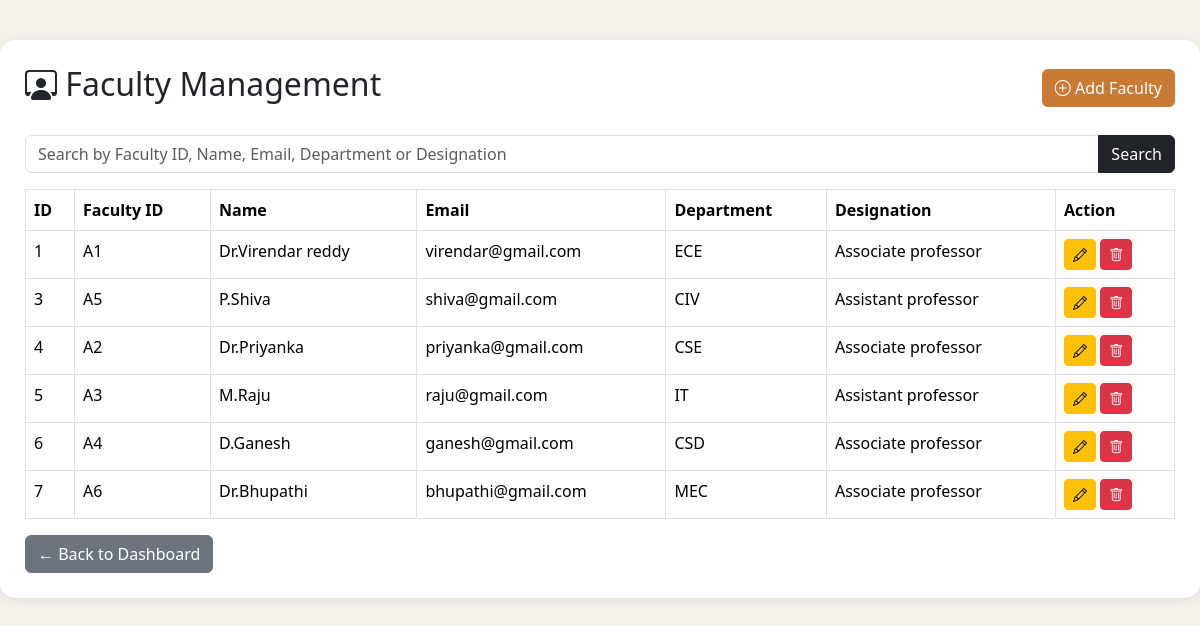
The page /faculty.php on the database its author committed.
### tables this page shows
CREATE TABLE `faculty` (
  `faculty_id` int NOT NULL AUTO_INCREMENT,
  `faculty_code` varchar(20) NOT NULL,
  `full_name` varchar(100) NOT NULL,
  `email` varchar(100) NOT NULL,
  `department` varchar(100) DEFAULT NULL,
  `designation` varchar(100) DEFAULT NULL,
  `password` varchar(255) NOT NULL,
  PRIMARY KEY (`faculty_id`),
  UNIQUE KEY `email` (`email`),
  UNIQUE KEY `faculty_code` (`faculty_code`)
);

### faculty.php (the view, shortened to what this page needs)
<?php
if(isset($_GET['search'])){
    $search = $_GET['search'];
    $result = mysqli_query($conn,
    "SELECT * FROM faculty
    WHERE faculty_code LIKE '%$search%'
    OR full_name LIKE '%$search%'
    OR email LIKE '%$search%'
    OR department LIKE '%$search%'
    OR designation LIKE '%$search%'");
}else{
    $result = mysqli_query($conn,"SELECT * FROM faculty");
}
?>
<!DOCTYPE html>
<html lang="en">
<head>
<link href="https://cdn.jsdelivr.net/npm/bootstrap@5.3.3/dist/css/bootstrap.min.css" rel="stylesheet">
<link rel="stylesheet" href="https://cdn.jsdelivr.net/npm/bootstrap-icons@1.11.3/font/bootstrap-icons.min.css">
</head>
<body>
<div class="container-box">
<div class="d-flex justify-content-between align-items-center mb-4">
<h2><i class="bi bi-person-workspace"></i> Faculty Management</h2>
<a href="add_faculty.php" class="btn btn-warm"><i class="bi bi-plus-circle"></i> Add Faculty</a>
</div>
<form method="GET" class="mb-3">
<div class="input-group">
<input type="text"
class="form-control"
name="search"
placeholder="Search by Faculty ID, Name, Email, Department or Designation"><button class="btn btn-dark">Search</button>
</div>
</form>
<table class="table table-bordered table-hover">
<thead>
<tr>
<th>ID</th>
<th>Faculty ID</th>
<th>Name</th>
<th>Email</th>
<th>Department</th>
<th>Designation</th>
<th>Action</th>
</tr>
</thead>
<tbody>
<?php while($row=mysqli_fetch_assoc($result)){ ?>
<tr>
<td><?php echo $row['faculty_id']; ?></td>
<td><?php echo $row['faculty_code']; ?></td>
<td><?php echo $row['full_name']; ?></td>
<td><?php echo $row['email']; ?></td>
<td><?php echo $row['department']; ?></td>
<td><?php echo $row['designation']; ?></td>
<td>
<a href="edit_faculty.php?id=<?php echo $row['faculty_id']; ?>" class="btn btn-warning btn-sm"><i class="bi bi-pencil"></i></a>
<a href="delete_faculty.php?id=<?php echo $row['faculty_id']; ?>" onclick="return confirm('Delete this faculty?')" class="btn btn-danger btn-sm"><i class="bi bi-trash"></i></a>
</td>
</tr>
<?php } ?>
</tbody>
</table>
<a href="admin/dashboard.php" class="btn btn-secondary">← Back to Dashboard</a>
</div>
</body>
</html>

### faculty.php (style rules this page uses)
body { background:#f4f1ea;font-family:Segoe UI,sans-serif; }
.container-box { max-width:1200px;margin:40px auto;background:#fff;padding:25px;border-radius:15px;box-shadow:0 2px 12px rgba(0,0,0,.08); }
.table thead { background:#3E3A36;color:#fff; }
.btn-warm { background:#C97B36;color:#fff; }

### rows shown on the page
faculty: faculty_id "1", faculty_code "A1", full_name "Dr.Virendar reddy", email "virendar@gmail.com", department "ECE", designation "Associate professor"
faculty: faculty_id "3", faculty_code "A5", full_name "P.Shiva", email "shiva@gmail.com", department "CIV", designation "Assistant professor"
faculty: faculty_id "4", faculty_code "A2", full_name "Dr.Priyanka", email "priyanka@gmail.com", department "CSE", designation "Associate professor"
faculty: faculty_id "5", faculty_code "A3", full_name "M.Raju", email "raju@gmail.com", department "IT", designation "Assistant professor"
faculty: faculty_id "6", faculty_code "A4", full_name "D.Ganesh", email "ganesh@gmail.com", department "CSD", designation "Associate professor"
faculty: faculty_id "7", faculty_code "A6", full_name "Dr.Bhupathi", email "bhupathi@gmail.com", department "MEC", designation "Associate professor"
